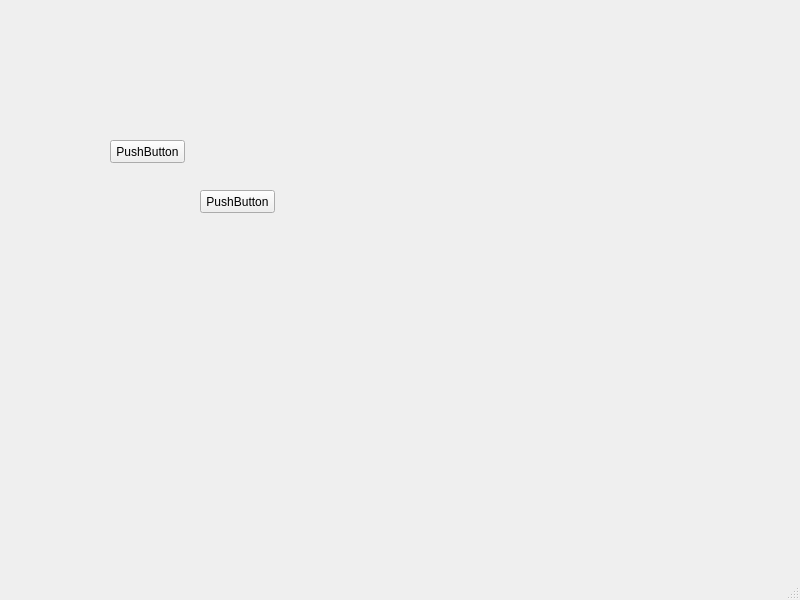
<?xml version="1.0" encoding="UTF-8"?>
<ui version="4.0">
 <class>MainWindow</class>
 <widget class="QMainWindow" name="MainWindow">
  <property name="geometry">
   <rect>
    <x>0</x>
    <y>0</y>
    <width>800</width>
    <height>600</height>
   </rect>
  </property>
  <property name="windowTitle">
   <string>MainWindow</string>
  </property>
  <widget class="QWidget" name="centralwidget">
   <widget class="QPushButton" name="pushButton">
    <property name="geometry">
     <rect>
      <x>110</x>
      <y>140</y>
      <width>75</width>
      <height>23</height>
     </rect>
    </property>
    <property name="text">
     <string>PushButton</string>
    </property>
   </widget>
   <widget class="QPushButton" name="pushButton_2">
    <property name="geometry">
     <rect>
      <x>200</x>
      <y>190</y>
      <width>75</width>
      <height>23</height>
     </rect>
    </property>
    <property name="text">
     <string>PushButton</string>
    </property>
   </widget>
  </widget>
  <widget class="QMenuBar" name="menubar">
   <property name="geometry">
    <rect>
     <x>0</x>
     <y>0</y>
     <width>800</width>
     <height>21</height>
    </rect>
   </property>
  </widget>
  <widget class="QStatusBar" name="statusbar"/>
 </widget>
 <resources/>
 <connections/>
</ui>
